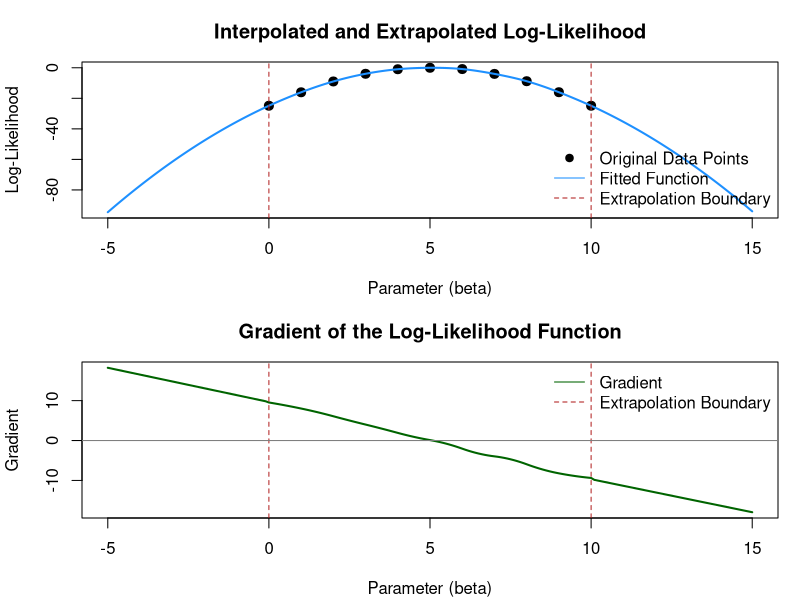

Source code (R):
## 10/01/2025
## some experimental code to handle profile likelihoods

#' Create a Log-Likelihood Function with Interpolation and Extrapolation
#'
#' This function takes a data frame representing a profile log-likelihood and
#' returns a function that can calculate the log-likelihood and its gradient
#' at any given parameter value. It uses cubic spline interpolation for points
#' within the data range and quadratic extrapolation for points outside the range.
#'
#' @param lik A data frame with two columns:
#'            - `point`: The parameter value (beta).
#'            - `value`: The corresponding log-likelihood value.
#'
#' @return A function `loglikelihood(beta)` that takes a numeric value or vector `beta`
#'         and returns a list containing two vectors of the same length as `beta`:
#'         - `value`: The calculated log-likelihood values.
#'         - `gradient`: The calculated gradient (first derivative) values.
#'
#' @examples
#' # 1. Generate sample profile log-likelihood data
#' set.seed(42)
#' beta_points <- seq(0, 10, by = 1)
#' # A simple quadratic function centered at beta = 5, with some noise
#' loglik_values <- -((beta_points - 5)^2) + rnorm(length(beta_points), 0, 0.1)
#' lik_data <- data.frame(point = beta_points, value = loglik_values)
#'
#' # 2. Create the loglikelihood function from the data
#' loglikelihood_func <- create_loglikelihood_function(lik_data)
#'
#' # 3. Test the function with a single value and a vector
#' cat("Test with a single value (beta = 4.5):\n")
#' print(loglikelihood_func(4.5))
#'
#' cat("\nTest with a vector of values:\n")
#' print(loglikelihood_func(c(-2, 4.5, 12)))
#'
create_loglikelihood_function <- function(lik) {
  
  # --- 1. Input Validation ---
  if (!is.data.frame(lik) || !all(c("point", "value") %in% names(lik))) {
    stop("Input 'lik' must be a data frame with 'point' and 'value' columns.")
  }
  if (nrow(lik) < 4) {
    stop("Input 'lik' must have at least 4 rows for stable interpolation and extrapolation.")
  }
  
  # --- 2. Prepare Data ---
  # Sort data by the parameter point to ensure correct interpolation
  lik_sorted <- lik[order(lik$point), ]
  
  # Define the boundaries for interpolation vs. extrapolation
  min_beta <- min(lik_sorted$point)
  max_beta <- max(lik_sorted$point)
  
  # --- 3. Set up Interpolation ---
  # Create a cubic spline interpolation function. This object can also compute derivatives.
  spline_interpolator <- splinefun(lik_sorted$point, lik_sorted$value)
  
  # --- 4. Set up Extrapolation ---
  # Fit a quadratic model (y = c0 + c1*x + c2*x^2) to the first 3 points for left extrapolation
  extrap_data_left <- head(lik_sorted, 3)
  model_left <- lm(value ~ point + I(point^2), data = extrap_data_left)
  coefs_left <- coef(model_left)
  
  # Fit a quadratic model to the last 3 points for right extrapolation
  extrap_data_right <- tail(lik_sorted, 3)
  model_right <- lm(value ~ point + I(point^2), data = extrap_data_right)
  coefs_right <- coef(model_right)
  
  
  # --- 5. Define and Return the Main Function ---
  # This is the function that will be returned to the user. It "closes over"
  # the prepared data and models from the parent environment.
  loglikelihood <- function(beta) {
    
    # Ensure beta is a numeric vector
    if (!is.numeric(beta)) {
      stop("Input 'beta' must be a numeric value or vector.")
    }
    
    # Initialize result vectors
    n <- length(beta)
    ll_value <- numeric(n)
    ll_gradient <- numeric(n)
    
    # Create logical indices for each case
    idx_interp <- beta >= min_beta & beta <= max_beta
    idx_extrap_left <- beta < min_beta
    idx_extrap_right <- beta > max_beta
    
    # --- Interpolation ---
    # Process values within the original data range
    if (any(idx_interp)) {
      beta_interp <- beta[idx_interp]
      ll_value[idx_interp] <- spline_interpolator(beta_interp)
      ll_gradient[idx_interp] <- spline_interpolator(beta_interp, deriv = 1)
    }
    
    # --- Left Extrapolation ---
    # Process values below the original data range
    if (any(idx_extrap_left)) {
      beta_extrap_left <- beta[idx_extrap_left]
      new_data_left <- data.frame(point = beta_extrap_left)
      ll_value[idx_extrap_left] <- predict(model_left, newdata = new_data_left)
      ll_gradient[idx_extrap_left] <- coefs_left[2] + 2 * coefs_left[3] * beta_extrap_left
    }
    
    # --- Right Extrapolation ---
    # Process values above the original data range
    if (any(idx_extrap_right)) {
      beta_extrap_right <- beta[idx_extrap_right]
      new_data_right <- data.frame(point = beta_extrap_right)
      ll_value[idx_extrap_right] <- predict(model_right, newdata = new_data_right)
      ll_gradient[idx_extrap_right] <- coefs_right[2] + 2 * coefs_right[3] * beta_extrap_right
    }
    
    # Return a named list with the result vectors
    return(list(value = ll_value, gradient = ll_gradient))
  }
  
  return(loglikelihood)
}


#### --- Example Usage --- ####

# 1. Generate sample profile log-likelihood data
set.seed(42)
beta_points <- seq(0, 10, by = 1)
loglik_values <- -((beta_points - 5)^2) + rnorm(length(beta_points), 0, 0.1)
lik_data <- data.frame(point = beta_points, value = loglik_values)

# 2. Create the loglikelihood function from the data
loglikelihood_func <- create_loglikelihood_function(lik_data)

# 3. Test the function
cat("--- Testing the Generated Function ---\n")
cat("Test with a single value (beta = 4.5):\n")
print(loglikelihood_func(4.5))

cat("\nTest with a vector of values:\n")
print(loglikelihood_func(c(-2, 4.5, 12)))


# 4. Visualize the results
# Generate a sequence of beta values for a smooth plot
plot_betas <- seq(-5, 15, by = 0.1)

# Calculate log-likelihood and gradient for all betas in one vectorized call
plot_results <- loglikelihood_func(plot_betas)

# Combine results into a data frame for plotting
plot_df <- data.frame(
  beta = plot_betas,
  value = plot_results$value,
  gradient = plot_results$gradient
)

# Set up plot layout
par(mfrow = c(2, 1), mar = c(4.1, 4.1, 3.1, 1.1))

# Plot the log-likelihood function
plot(lik_data$point, lik_data$value,
     pch = 19, col = "black", cex = 1.2,
     xlab = "Parameter (beta)", ylab = "Log-Likelihood",
     main = "Interpolated and Extrapolated Log-Likelihood",
     xlim = range(plot_df$beta),
     ylim = range(plot_df$value, lik_data$value, na.rm = TRUE)
)
lines(plot_df$beta, plot_df$value, col = "dodgerblue", lwd = 2)
abline(v = c(min(lik_data$point), max(lik_data$point)), lty = 2, col = "firebrick")
legend("bottomright", bty = "n",
       legend = c("Original Data Points", "Fitted Function", "Extrapolation Boundary"),
       col = c("black", "dodgerblue", "firebrick"),
       lty = c(NA, 1, 2), pch = c(19, NA, NA))

# Plot the gradient
plot(plot_df$beta, plot_df$gradient,
     type = "l", col = "darkgreen", lwd = 2,
     xlab = "Parameter (beta)", ylab = "Gradient",
     main = "Gradient of the Log-Likelihood Function")
abline(v = c(min(lik_data$point), max(lik_data$point)), lty = 2, col = "firebrick")
abline(h = 0, lty = 1, col = "grey50")
legend("topright", bty = "n",
       legend = c("Gradient", "Extrapolation Boundary"),
       col = c("darkgreen", "firebrick"),
       lty = c(1, 2))

